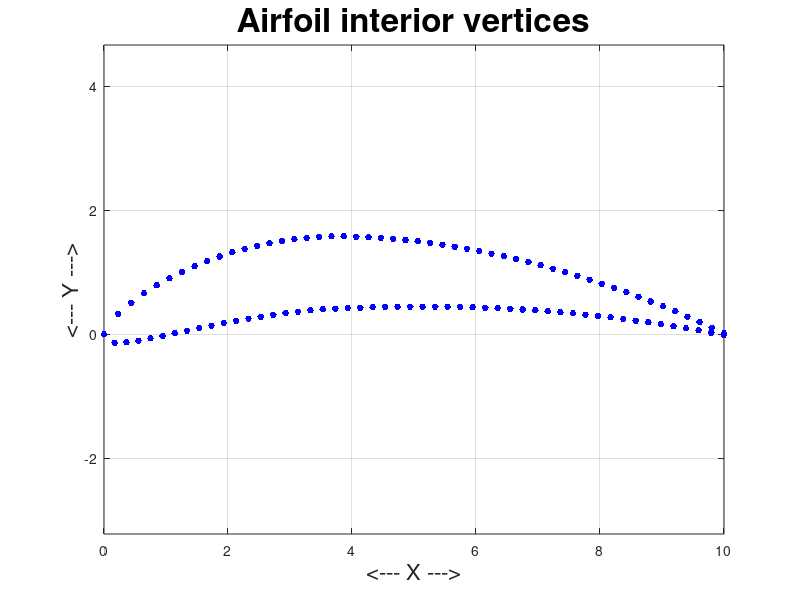

The MATLAB script that drew this image: (Note: this script raises an error after producing the figure.)
function airfoil_interior_demo ( )

%*****************************************************************************80
%
%% AIRFOIL_INTERIOR_DEMO demonstrates MESH2D on an airfoil.
%
%  Licensing:
%
%    This code is distributed under the GNU LGPL license.
%
%  Modified:
%
%    09 October 2014
%
%  Author:
%
%    John Burkardt
%
  fprintf ( 1, '\n' );
  fprintf ( 1, 'AIRFOIL_INTERIOR_DEMO:\n' );
  fprintf ( 1, '  MATLAB version\n' );
  fprintf ( 1, '  Demonstrate MESH2D on an airfoil\n' );

  warning off
%
%  S
%
  fprintf ( 1, '\n' );
  fprintf ( 1, '  Airfoil, max element size is 0.50.\n' );
%
%  Load (clockwise) list of vertices defining airfoil.
%
  v = load ( 'airfoil.txt' );
%
%  Count the airfoil vertices.
%
  [ airfoil_vertex_num, ~ ] = size ( v );
%
%  Reverse the ordering of the vertices.
%
  v(airfoil_vertex_num:-1:1,1:2) = v(1:airfoil_vertex_num,1:2);
%
%  Display the vertices.
%
  plot ( v(:,1), v(:,2), 'b.', 'MarkerSize', 15 );

  axis equal
  grid on
  xlabel ( '<--- X --->', 'FontSize', 16 )
  ylabel ( '<--- Y --->', 'FontSize', 16 )
  title ( 'Airfoil interior vertices', 'FontSize', 24 )
  filename = 'airfoil_interior_vertices.png';
  print ( '-dpng', filename );
  fprintf ( 1, '\n' );
  fprintf ( 1, '  Boundary node plot saved as "%s"\n', filename );
  pause
%
%  List the pairs of vertices that form line segments around the wing.

  i1 = 1 : airfoil_vertex_num;
  j1 = 2 : airfoil_vertex_num + 1;
  j1(airfoil_vertex_num) = 1;
%
%  This is your list of boundary elements.
%
  e = [ i1', j1' ];
%
%  Define HDATA, a way to pass extra parameters to MESH2D.
%  Sete HDATA.HMAX to specify the maximum desired element size.
%
  hdata = [];
  hdata.hmax = 0.0125;

  clf
%
%  Get the nodes and elements of a triangulation of the region.
%
  [ p, t ] = mesh2d ( v, e );

  [ nv, ~ ] = size ( v );
  [ np, ~ ] = size ( p );
  [ nt, ~ ] = size ( t );

  fprintf ( 1, ...
    '  %d boundary vertices input, %d nodes and %d triangles created\n', ...
    nv, np, nt );

  pause
%
%  Close the figure.
%
  close ( gcf )
%
%  Write the nodes and elements to files.
%
  node_filename = 'airfoil_interior_nodes.txt';
  r8mat_write ( node_filename, 2, np, p' );
  element_filename = 'airfoil_interior_elements.txt';
  i4mat_write ( element_filename, 3, nt, t' );

  fprintf ( 1, '\n' );
  fprintf ( 1, '  Wrote nodes to file "%s"\n', node_filename );
  fprintf ( 1, '  Wrote elements to file "%s"\n', element_filename );
%
%  Terminate.
%
  fprintf ( 1, '\n' );
  fprintf ( 1, 'AIRFOIL_INTERIOR_DEMO:\n' );
  fprintf ( 1, '  Normal end of execution.\n' );

  return
end
